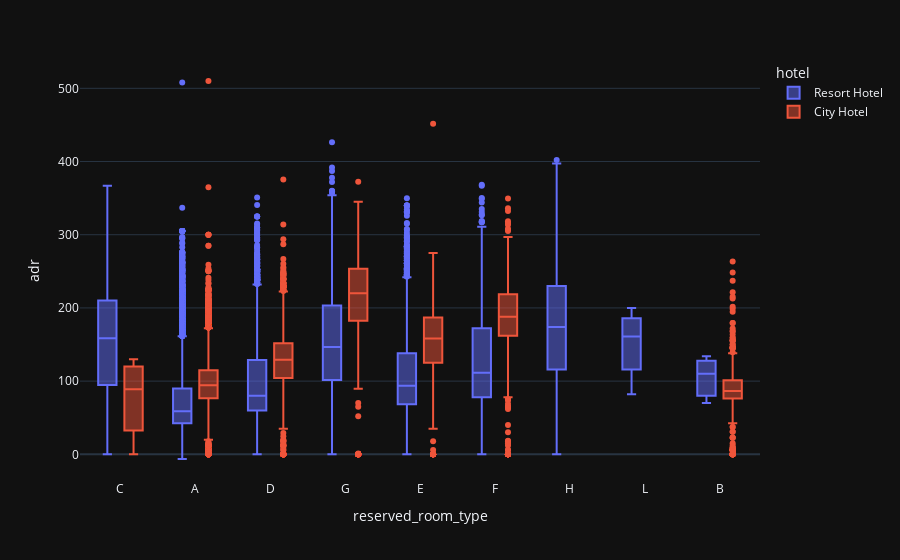

Notebook code cell kept with this figure:
### Markdown cell above
# <B> How much do guests pay for a room per night?.

### Code cell
data = df[df['is_canceled'] == 0]

px.box(data_frame = data, x = 'reserved_room_type', y = 'adr', color = 'hotel', template = 'plotly_dark')

### Figure 1 — Plotly figure (JSON) as saved in the notebook; plotly's stock layout.template omitted (floating-point values rounded to 4 significant figures; data arrays with more than 128 entries replaced by an {"elided": "..."} marker saying what was removed)
{"data": [{"alignmentgroup": "True", "hovertemplate": "hotel=Resort Hotel<br>reserved_room_type=%{x}<br>adr=%{y}<extra></extra>", "legendgroup": "Resort Hotel", "marker": {"color": "#636efa"}, "name": "Resort Hotel", "notched": false, "offsetgroup": "Resort Hotel", "orientation": "v", "showlegend": true, "type": "box", "x": {"elided": "28927 str values"}, "x0": " ", "xaxis": "x", "y": {"elided": "28927 float values"}, "y0": " ", "yaxis": "y"}, {"alignmentgroup": "True", "hovertemplate": "hotel=City Hotel<br>reserved_room_type=%{x}<br>adr=%{y}<extra></extra>", "legendgroup": "City Hotel", "marker": {"color": "#EF553B"}, "name": "City Hotel", "notched": false, "offsetgroup": "City Hotel", "orientation": "v", "showlegend": true, "type": "box", "x": {"elided": "46084 str values"}, "x0": " ", "xaxis": "x", "y": {"elided": "46084 float values"}, "y0": " ", "yaxis": "y"}], "layout": {"autosize": true, "boxmode": "group", "legend": {"title": {"text": "hotel"}, "tracegroupgap": 0}, "margin": {"t": 60}, "xaxis": {"anchor": "y", "autorange": true, "domain": [0, 1], "range": [-0.5475, 8.548], "title": {"text": "reserved_room_type"}, "type": "category"}, "yaxis": {"anchor": "x", "autorange": true, "domain": [0, 1], "range": [-35.07, 538.7], "title": {"text": "adr"}, "type": "linear"}}}
